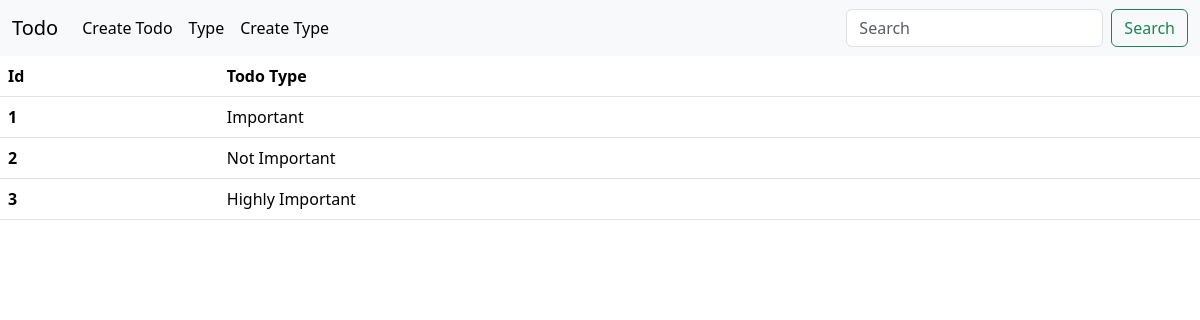
/type/, run on an earlier commit of the app's database.
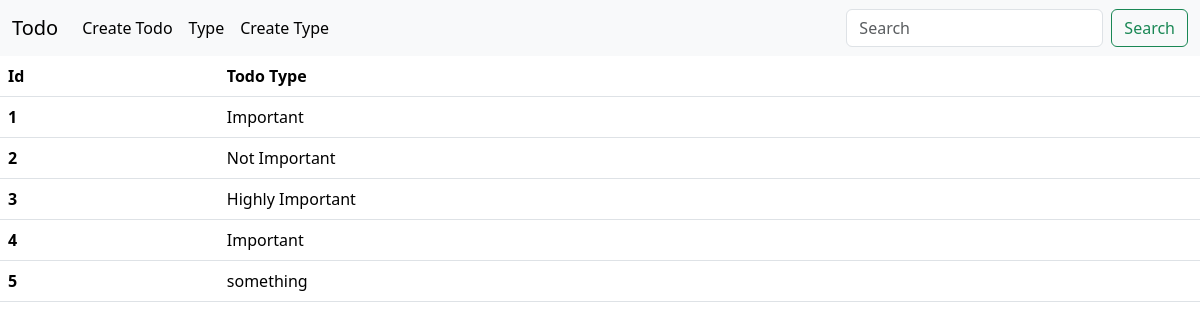
And on a later commit of the database.
### base/models.py (models this page shows)
class Type(models.Model):
    name = models.CharField(max_length=300)

### base/views.py (the view)
# urls.py: path('type/', type, name = 'type'),
def type(request):
    types = Type.objects.all()
    return render(request, 'type.html', context={'types': types})

### templates/type.html (shortened to what this page needs)
<!DOCTYPE html>
<html lang="en">
<head>
    <link href="https://cdn.jsdelivr.net/npm/bootstrap@5.3.6/dist/css/bootstrap.min.css" rel="stylesheet">
</head>
<body>
  {% include 'nav.html' %}
    <table class="table">
  <thead>
    <tr>
      <th scope="col">Id</th>
      <th scope="col">Todo Type</th>
    </tr>
  </thead>
  <tbody>
    {% for type in types%}
        <tr>
        <th scope="row">{{type.id}}</th>
        <td>{{type.name}}</td>
        </tr>
    {% endfor %}
  </tbody>
</table>
</body>
</html>

What changed in the data, as far as the page shows it:
added Type: id "4", name "Important"
added Type: id "5", name "something"
